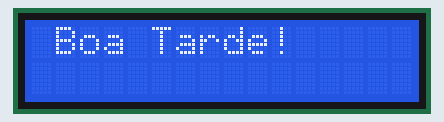
Bench run of a sketch on a simulated Arduino Uno, built with avr-gcc and run on an emulated ATmega328P. Shown: 16×2 character LCD.

Above: at 0.13 s.
At 1.19 s:
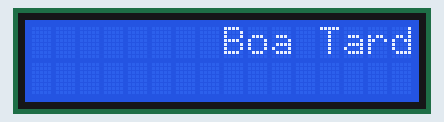
At 2.24 s:
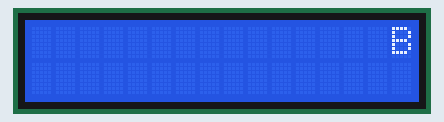
At 3.44 s:
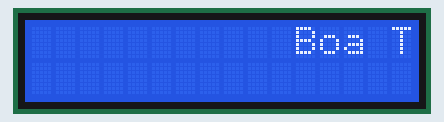
At 4.64 s:
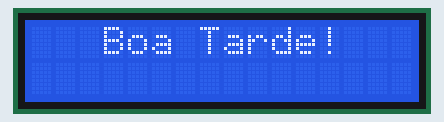
At 9.15 s:
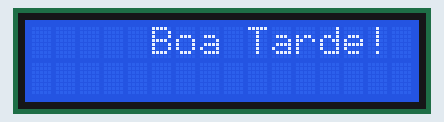

The sketch:

sketch_jun17a.ino
```cpp
#include <LiquidCrystal.h>
// Inclui a biblioteca LiquidCrystal.h, necessária para controlar o display LCD

LiquidCrystal lcd(12, 11, 5, 4, 3, 2);
// Cria um objeto lcd da classe LiquidCrystal, usando os pinos 12, 11, 5, 4, 3 e 2

int tempo;            // Declaração da variável tempo
bool moveToRight = true;    // Declaração da variável moveToRight, inicia verdadeira

void setup() {
  lcd.begin(16, 2);       // Inicializa o display LCD com 16 colunas e 2 linhas
  lcd.print("Boa Tarde!");    // Imprime a mensagem "Boa Tarde!" no display LCD
}

void loop() {
  lcd.setCursor(0, 0);      // Define o cursor do display LCD para a posição (0, 0)

  if (moveToRight) {
    lcd.scrollDisplayRight(); // Realiza um scroll do conteúdo do display para a direita
  } else {
    lcd.scrollDisplayLeft();  // Realiza um scroll do conteúdo do display para a esquerda
  }

  delay(150);         // Aguarda um tempo de 150 ms
  tempo++;            // Incrementa a variável tempo

  if (tempo == 17) {      // Verifica se a variável tempo é igual a 17
    tempo = -11;        // Redefine o valor de tempo para -11
    moveToRight = !moveToRight; // Inverte o valor da variável moveToRight
  }
}
```

Measured:
- by itself, everything shown: repeats every 8.4 s, in 52 steps
